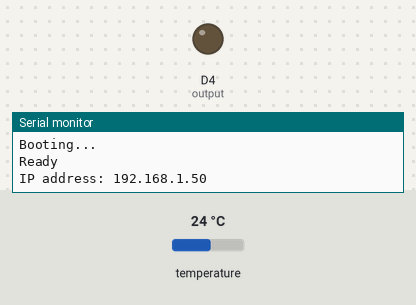
The program below on a simulated ESP8266 (Wemos D1 mini). Shown: output pins drawn as LEDs (lit = HIGH), the last lines printed to the serial monitor. The inputs (shaded band) are chosen by the test bench; at power-on: temperature 24 °C. WiFi joins after 1.5 s; servers stay silent unless stated.

Above: at 2.7 s.
2.8 s: temperature set to 24.6 °C
12.2 s: temperature set to 25.6 °C
At 16.3 s:
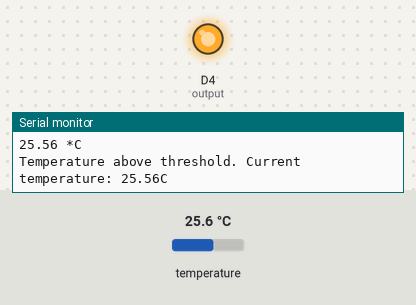
Timing chart, 0 to 17.8 s (numbered marks = the images above; inputs shaded):
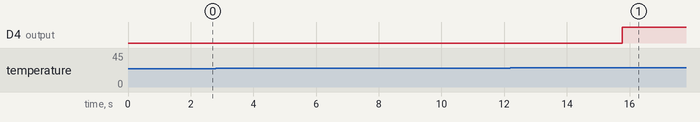

Measured:
- the behaviour switches between 25 and 25.1 °C on temperature (found by bisection; images 0 and 1)
- after the input at 12.2 s, D4 (output): LOW → HIGH after 3.6 s

The program:

main.cpp
```cpp
// (licence header left out)
// Libraries
#ifdef ESP32
  #include <WiFi.h>
  #include <AsyncTCP.h>
#else
  #include <ESP8266WiFi.h>
  #include <ESPAsyncTCP.h>
#endif
#include <ESPAsyncWebServer.h>
#include <Wire.h>
#include <OneWire.h>
#include <DallasTemperature.h>

#include <ESP8266mDNS.h>
#include <WiFiUdp.h>
#include <ArduinoOTA.h>
#include "..\..\Credentials\CredentialsPvarela.h"


// Default Threshold Temperature Value
String inputMessage = "25.0";
String lastTemperature;
String enableArmChecked = "checked";
String inputMessage2 = "true";

// HTML web page to handle 2 input fields (threshold_input, enable_arm_input)
const char index_html[] PROGMEM = R"rawliteral(
<!DOCTYPE HTML><html><head>
  <title>Temperature Threshold Output Control</title>
  <meta name="viewport" content="width=device-width, initial-scale=1">
  </head><body>
  <h2>Temperatura Consigna Termostato</h2>
  <h3>%TEMPERATURE% &deg;C</h3>
  <h2>ESP Arm Trigger</h2>
  <form action="/get">
    Temperature Threshold <input type="number" step="0.1" name="threshold_input" value="%THRESHOLD%" required><br>
    Arm Trigger <input type="checkbox" name="enable_arm_input" value="true" %ENABLE_ARM_INPUT%><br><br>
    <input type="submit" value="Submit">
  </form>
</body></html>)rawliteral";

void notFound(AsyncWebServerRequest *request) {
  request->send(404, "text/plain", "Not found");
}

AsyncWebServer server(80);

// Replaces placeholder with DS18B20 values
String processor(const String& var){
  //Serial.println(var);
  if(var == "TEMPERATURE"){
    return lastTemperature;
  }
  else if(var == "THRESHOLD"){
    return inputMessage;
  }
  else if(var == "ENABLE_ARM_INPUT"){
    return enableArmChecked;
  }
  return String();
}

// Flag variable to keep track if triggers was activated or not
bool triggerActive = false;

const char* PARAM_INPUT_1 = "threshold_input";
const char* PARAM_INPUT_2 = "enable_arm_input";

// Interval between sensor readings. Learn more about ESP32 timers: https://RandomNerdTutorials.com/esp32-pir-motion-sensor-interrupts-timers/
unsigned long previousMillis = 0;
const long interval = 5000;

// GPIO where the output is connected to
const int output = 2;

// GPIO where the DS18B20 is connected to
const int oneWireBus = D3;
// Setup a oneWire instance to communicate with any OneWire devices
OneWire oneWire(oneWireBus);
// Pass our oneWire reference to Dallas Temperature sensor
DallasTemperature sensors(&oneWire);

void setup() {
  Serial.begin(115200);
  Serial.println("Booting...");
  WiFi.mode(WIFI_STA);
  WiFi.begin(ssid, password);
  if (WiFi.waitForConnectResult() != WL_CONNECTED) {
	Serial.println("Connection Failed! Rebooting...");
	delay(5000);
	ESP.restart();
  }
  ArduinoOTA.onStart([]() {
    Serial.println("OTA Start");
  });
  ArduinoOTA.onEnd([]() {
    Serial.println("OTA End");
    Serial.println("Rebooting...");
  });
  ArduinoOTA.onProgress([](unsigned int progress, unsigned int total) {
    Serial.printf("Progress: %u%%\r\n", (progress / (total / 100)));
  });
  ArduinoOTA.onError([](ota_error_t error) {
    Serial.printf("Error[%u]: ", error);
    if (error == OTA_AUTH_ERROR) Serial.println("Auth Failed");
    else if (error == OTA_BEGIN_ERROR) Serial.println("Begin Failed");
    else if (error == OTA_CONNECT_ERROR) Serial.println("Connect Failed");
    else if (error == OTA_RECEIVE_ERROR) Serial.println("Receive Failed");
    else if (error == OTA_END_ERROR) Serial.println("End Failed");
  });
  ArduinoOTA.begin();
  Serial.println("Ready");
  Serial.print("IP address: ");
  Serial.println(WiFi.localIP());

  pinMode(output, OUTPUT);
  digitalWrite(output, LOW);

  // Start the DS18B20 sensor
  sensors.begin();

  // Send web page to client
  server.on("/", HTTP_GET, [](AsyncWebServerRequest *request){
    request->send_P(200, "text/html", index_html, processor);
  });

  // Receive an HTTP GET request at <ESP_IP>/get?threshold_input=<inputMessage>&enable_arm_input=<inputMessage2>
  server.on("/get", HTTP_GET, [] (AsyncWebServerRequest *request) {
    // GET threshold_input value on <ESP_IP>/get?threshold_input=<inputMessage>
    if (request->hasParam(PARAM_INPUT_1)) {
      inputMessage = request->getParam(PARAM_INPUT_1)->value();
      // GET enable_arm_input value on <ESP_IP>/get?enable_arm_input=<inputMessage2>
      if (request->hasParam(PARAM_INPUT_2)) {
        inputMessage2 = request->getParam(PARAM_INPUT_2)->value();
        enableArmChecked = "checked";
      }
      else {
        inputMessage2 = "false";
        enableArmChecked = "";
      }
    }
    Serial.println(inputMessage);
    Serial.println(inputMessage2);
    request->send(200, "text/html", "HTTP GET request sent to your ESP.<br><a href=\"/\">Return to Home Page</a>");
  });
  server.onNotFound(notFound);
  server.begin();
}

void loop() {
	ArduinoOTA.handle();
  unsigned long currentMillis = millis();
  if (currentMillis - previousMillis >= interval) {
	ArduinoOTA.handle();
    previousMillis = currentMillis;
    sensors.requestTemperatures();
    // Temperature in Celsius degrees
    float temperature = sensors.getTempCByIndex(0);
    Serial.print(temperature);
    Serial.println(" *C");

    // Temperature in Fahrenheit degrees
    /*float temperature = sensors.getTempFByIndex(0);
    Serial.print(temperature);
    Serial.println(" *F");*/

    lastTemperature = String(temperature);

    // Check if temperature is above threshold and if it needs to trigger output
    if(temperature > inputMessage.toFloat() && inputMessage2 == "true" && !triggerActive){
      String message = String("Temperature above threshold. Current temperature: ") +
                            String(temperature) + String("C");
      Serial.println(message);
      triggerActive = true;
      digitalWrite(output, HIGH);
    }
    // Check if temperature is below threshold and if it needs to trigger output
    else if((temperature < inputMessage.toFloat()) && inputMessage2 == "true" && triggerActive) {
      String message = String("Temperature below threshold. Current temperature: ") +
                            String(temperature) + String(" C");
      Serial.println(message);
      triggerActive = false;
      digitalWrite(output, LOW);
    }
  }
}
```
